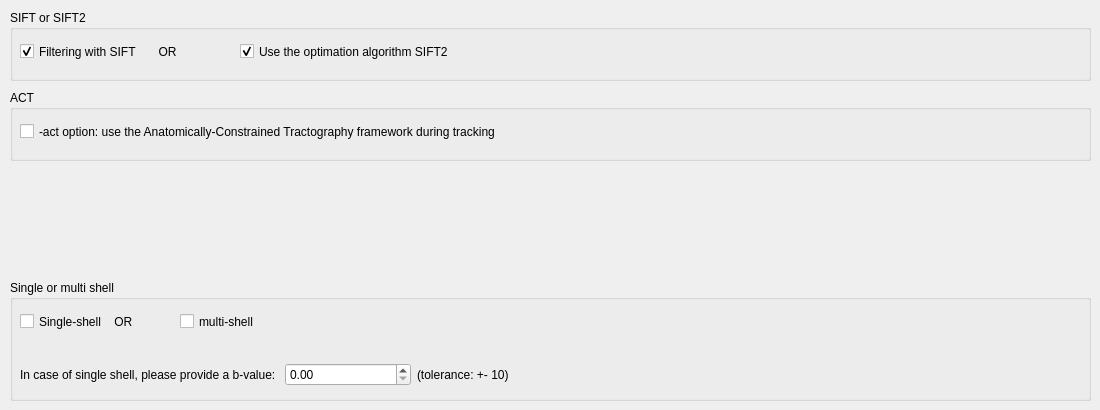
    <widget class="QWidget" name="tab_6">
     <attribute name="title">
      <string>MRtrix</string>
     </attribute>
     <widget class="QGroupBox" name="groupBox_2">
      <property name="geometry">
       <rect>
        <x>10</x>
        <y>280</y>
        <width>1081</width>
        <height>121</height>
       </rect>
      </property>
      <property name="title">
       <string>Single or multi shell</string>
      </property>
      <widget class="QCheckBox" name="checkBox">
       <property name="geometry">
        <rect>
         <x>10</x>
         <y>30</y>
         <width>161</width>
         <height>23</height>
        </rect>
       </property>
       <property name="text">
        <string>Single-shell    OR </string>
       </property>
      </widget>
      <widget class="QCheckBox" name="checkBox_2">
       <property name="geometry">
        <rect>
         <x>170</x>
         <y>30</y>
         <width>92</width>
         <height>23</height>
        </rect>
       </property>
       <property name="text">
        <string>multi-shell</string>
       </property>
      </widget>
      <widget class="QWidget" name="layoutWidget">
       <property name="geometry">
        <rect>
         <x>10</x>
         <y>80</y>
         <width>522</width>
         <height>30</height>
        </rect>
       </property>
       <layout class="QHBoxLayout" name="horizontalLayout_66">
        <item>
         <widget class="QLabel" name="label_5">
          <property name="text">
           <string>In case of single shell, please provide a b-value: </string>
          </property>
         </widget>
        </item>
        <item>
         <layout class="QHBoxLayout" name="horizontalLayout_45">
          <item>
           <widget class="QDoubleSpinBox" name="doubleSpinBox"/>
          </item>
          <item>
           <widget class="QLabel" name="label_6">
            <property name="text">
             <string>(tolerance: +- 10)</string>
            </property>
           </widget>
          </item>
         </layout>
        </item>
       </layout>
      </widget>
     </widget>
     <widget class="QGroupBox" name="groupBox_5">
      <property name="geometry">
       <rect>
        <x>10</x>
        <y>10</y>
        <width>1081</width>
        <height>71</height>
       </rect>
      </property>
      <property name="title">
       <string>SIFT or SIFT2 </string>
      </property>
      <widget class="QCheckBox" name="optimisation_with_tcksift2_checkBox">
       <property name="geometry">
        <rect>
         <x>230</x>
         <y>30</y>
         <width>291</width>
         <height>23</height>
        </rect>
       </property>
       <property name="text">
        <string>Use the optimation algorithm SIFT2</string>
       </property>
       <property name="checked">
        <bool>true</bool>
       </property>
      </widget>
      <widget class="QCheckBox" name="filtering_with_tcksift_checkBox">
       <property name="geometry">
        <rect>
         <x>10</x>
         <y>30</y>
         <width>191</width>
         <height>23</height>
        </rect>
       </property>
       <property name="text">
        <string>Filtering with SIFT       OR </string>
       </property>
       <property name="checked">
        <bool>true</bool>
       </property>
      </widget>
     </widget>
     <widget class="QGroupBox" name="groupBox_12">
      <property name="geometry">
       <rect>
        <x>10</x>
        <y>90</y>
        <width>1081</width>
        <height>71</height>
       </rect>
      </property>
      <property name="title">
       <string>ACT</string>
      </property>
      <widget class="QCheckBox" name="act_checkBox">
       <property name="geometry">
        <rect>
         <x>10</x>
         <y>30</y>
         <width>711</width>
         <height>23</height>
        </rect>
       </property>
       <property name="text">
        <string>-act option: use the Anatomically-Constrained Tractography framework during tracking</string>
       </property>
      </widget>
     </widget>
    </widget>
